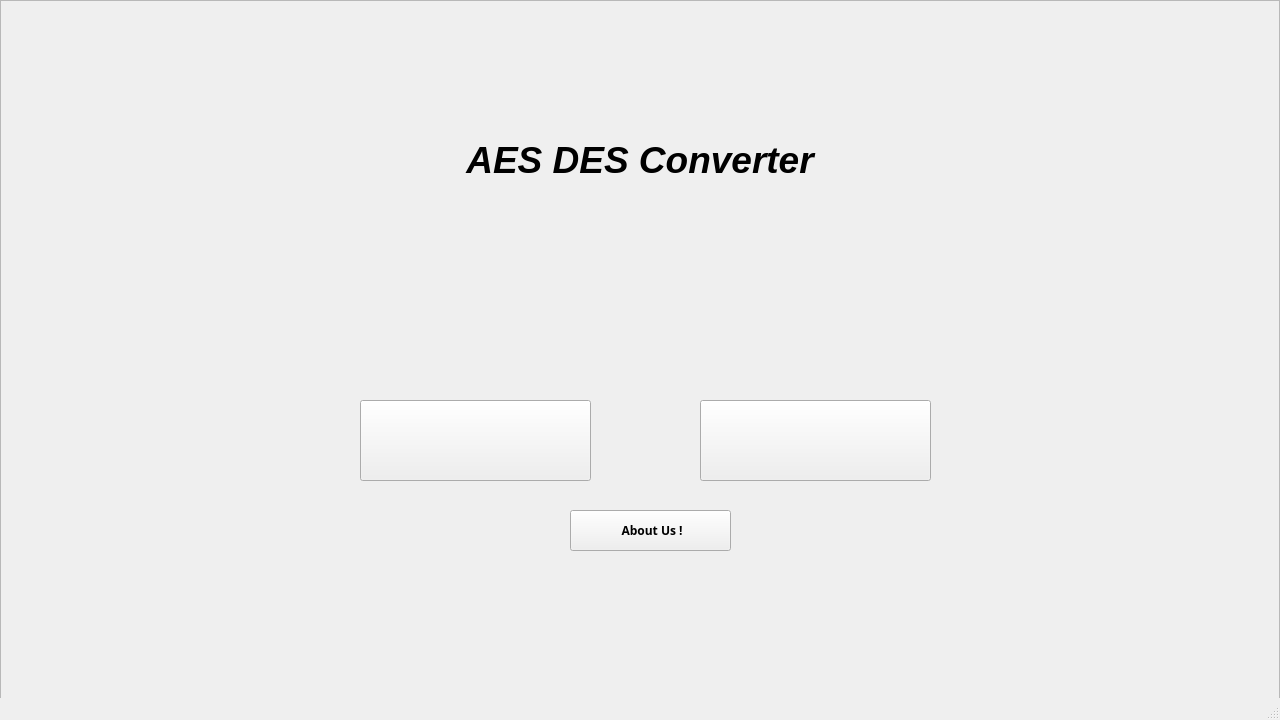
<?xml version="1.0" encoding="UTF-8"?>
<ui version="4.0">
 <class>MainWindow</class>
 <widget class="QMainWindow" name="MainWindow">
  <property name="geometry">
   <rect>
    <x>0</x>
    <y>0</y>
    <width>1280</width>
    <height>720</height>
   </rect>
  </property>
  <property name="minimumSize">
   <size>
    <width>1280</width>
    <height>720</height>
   </size>
  </property>
  <property name="maximumSize">
   <size>
    <width>1280</width>
    <height>720</height>
   </size>
  </property>
  <property name="windowTitle">
   <string>MainWindow</string>
  </property>
  <property name="windowOpacity">
   <double>1.000000000000000</double>
  </property>
  <widget class="QWidget" name="centralwidget">
   <widget class="QFrame" name="frame">
    <property name="geometry">
     <rect>
      <x>0</x>
      <y>0</y>
      <width>1280</width>
      <height>720</height>
     </rect>
    </property>
    <property name="frameShape">
     <enum>QFrame::StyledPanel</enum>
    </property>
    <property name="frameShadow">
     <enum>QFrame::Raised</enum>
    </property>
    <widget class="QLabel" name="label">
     <property name="geometry">
      <rect>
       <x>0</x>
       <y>0</y>
       <width>1280</width>
       <height>720</height>
      </rect>
     </property>
     <property name="text">
      <string/>
     </property>
     <property name="pixmap">
      <pixmap>../Assets/main frame/Picture1.png</pixmap>
     </property>
     <property name="scaledContents">
      <bool>true</bool>
     </property>
    </widget>
    <widget class="QPushButton" name="pushButton">
     <property name="geometry">
      <rect>
       <x>360</x>
       <y>400</y>
       <width>231</width>
       <height>81</height>
      </rect>
     </property>
     <property name="text">
      <string/>
     </property>
     <property name="icon">
      <iconset>
       <normaloff>../Assets/main frame/to_aes_button.png</normaloff>../Assets/main frame/to_aes_button.png</iconset>
     </property>
     <property name="iconSize">
      <size>
       <width>230</width>
       <height>120</height>
      </size>
     </property>
    </widget>
    <widget class="QPushButton" name="pushButton_2">
     <property name="geometry">
      <rect>
       <x>700</x>
       <y>400</y>
       <width>231</width>
       <height>81</height>
      </rect>
     </property>
     <property name="text">
      <string/>
     </property>
     <property name="icon">
      <iconset>
       <normaloff>../Assets/main frame/to_des_button.png</normaloff>../Assets/main frame/to_des_button.png</iconset>
     </property>
     <property name="iconSize">
      <size>
       <width>230</width>
       <height>120</height>
      </size>
     </property>
    </widget>
    <widget class="QPushButton" name="pushButton_3">
     <property name="geometry">
      <rect>
       <x>570</x>
       <y>510</y>
       <width>161</width>
       <height>41</height>
      </rect>
     </property>
     <property name="font">
      <font>
       <family>8514oem</family>
       <weight>75</weight>
       <bold>true</bold>
      </font>
     </property>
     <property name="text">
      <string> About Us !</string>
     </property>
     <property name="iconSize">
      <size>
       <width>170</width>
       <height>120</height>
      </size>
     </property>
    </widget>
    <widget class="QLabel" name="label_2">
     <property name="geometry">
      <rect>
       <x>570</x>
       <y>220</y>
       <width>150</width>
       <height>150</height>
      </rect>
     </property>
     <property name="text">
      <string/>
     </property>
     <property name="pixmap">
      <pixmap>../Assets/main frame/Merah-Putih-Doge.png</pixmap>
     </property>
     <property name="scaledContents">
      <bool>true</bool>
     </property>
    </widget>
    <widget class="QLabel" name="label_3">
     <property name="geometry">
      <rect>
       <x>390</x>
       <y>110</y>
       <width>500</width>
       <height>100</height>
      </rect>
     </property>
     <property name="minimumSize">
      <size>
       <width>500</width>
       <height>100</height>
      </size>
     </property>
     <property name="maximumSize">
      <size>
       <width>500</width>
       <height>100</height>
      </size>
     </property>
     <property name="font">
      <font>
       <family>Arial</family>
       <pointsize>28</pointsize>
       <weight>75</weight>
       <italic>true</italic>
       <bold>true</bold>
      </font>
     </property>
     <property name="text">
      <string>AES DES Converter</string>
     </property>
     <property name="scaledContents">
      <bool>false</bool>
     </property>
     <property name="alignment">
      <set>Qt::AlignCenter</set>
     </property>
    </widget>
   </widget>
  </widget>
  <widget class="QMenuBar" name="menubar">
   <property name="geometry">
    <rect>
     <x>0</x>
     <y>0</y>
     <width>1280</width>
     <height>26</height>
    </rect>
   </property>
   <property name="defaultUp">
    <bool>false</bool>
   </property>
  </widget>
  <widget class="QStatusBar" name="statusbar">
   <property name="enabled">
    <bool>true</bool>
   </property>
  </widget>
 </widget>
 <resources/>
 <connections/>
</ui>
